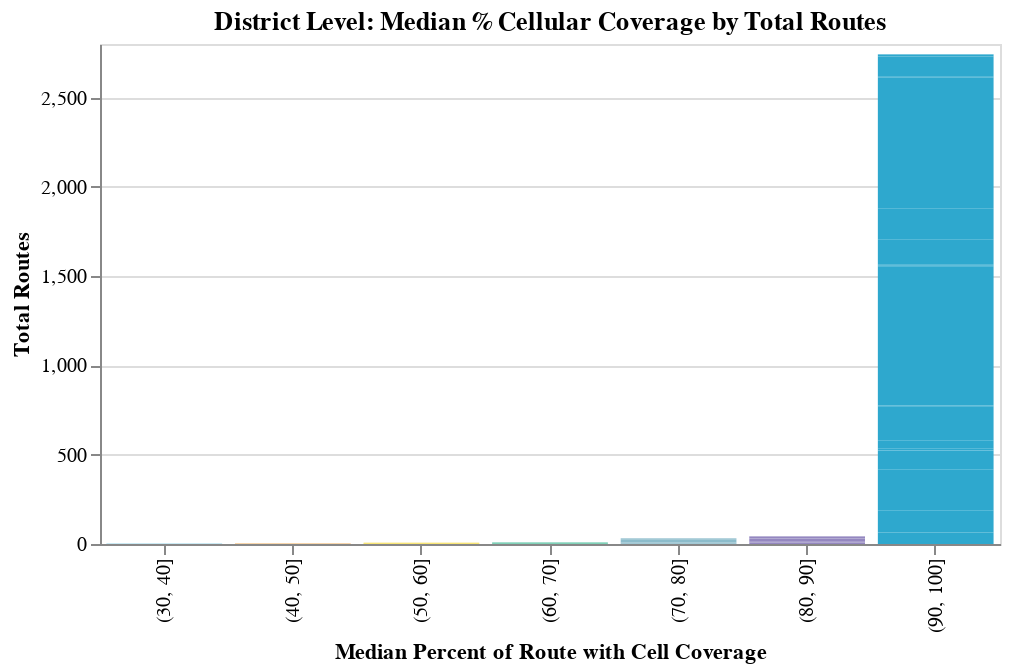

Notebook code for this chart:
### Code cell
A3_analysis.chart_with_dropdown(
    district_summary,
    district_summary.District.sort_values().unique().tolist(),
    "District",
    "Median Percent of Route with Cell Coverage",
    "Total Routes",
    "Median Percent of Route with Cell Coverage",
    ["District", "Median Percent of Route with Cell Coverage", "Total Routes"],
    "District Level: Median % Cellular Coverage by Total Routes",
)

### Figure 1 — Vega-Lite specification as saved in the notebook (floating-point values rounded to 4 significant figures)
{"config": {"view": {"continuousWidth": 400, "continuousHeight": 300}}, "data": {"name": "data-84f3eb73042c3ff006497d56986f09b5"}, "mark": "bar", "encoding": {"color": {"field": "Median Percent of Route with Cell Coverage", "legend": null, "scale": {"range": ["#2EA8CE", "#EB9F3C", "#F4D837", "#51BF9D", "#8CBCCB", "#9487C0"]}, "type": "nominal"}, "tooltip": [{"field": "District", "type": "nominal"}, {"field": "Median Percent of Route with Cell Coverage", "type": "nominal"}, {"field": "Total Routes", "type": "quantitative"}], "x": {"field": "Median Percent of Route with Cell Coverage", "type": "nominal"}, "y": {"field": "Total Routes", "type": "quantitative"}}, "height": 250, "selection": {"selector004": {"type": "single", "fields": ["District"], "bind": {"input": "select", "options": ["D-1", "D-1, D-2", "D-10", "D-11", "D-12", "D-12, D-11", "D-12, D-7", "D-12, D-8", "D-2", "D-3", "D-3, D-10", "D-3, D-2", "D-4", "D-4, D-1", "D-4, D-10", "D-4, D-3", "D-4, D-5", "D-5", "D-5, D-7", "D-6", "D-6, D-10", "D-7", "D-7, D-6", "D-7, D-8", "D-8", "D-9", "D-9, D-10", "D-9, D-6", "D-9, D-7"], "name": "Select "}}}, "title": "District Level: Median % Cellular Coverage by Total Routes", "transform": [{"filter": {"selection": "selector004"}}], "width": 450, "$schema": "https://vega.github.io/schema/vega-lite/v4.17.0.json", "datasets": {"data-84f3eb73042c3ff006497d56986f09b5": [{"District": "D-1", "Median Percent of Route with Cell Coverage": "(40, 50]", "Total Routes": 1, "number_of_District": 1, "District Simplified": "D-1"}, {"District": "D-1", "Median Percent of Route with Cell Coverage": "(50, 60]", "Total Routes": 1, "number_of_District": 1, "District Simplified": "D-1"}, {"District": "D-1", "Median Percent of Route with Cell Coverage": "(60, 70]", "Total Routes": 1, "number_of_District": 1, "District Simplified": "D-1"}, {"District": "D-1", "Median Percent of Route with Cell Coverage": "(70, 80]", "Total Routes": 4, "number_of_District": 1, "District Simplified": "D-1"}, {"District": "D-1", "Median Percent of Route with Cell Coverage": "(80, 90]", "Total Routes": 5, "number_of_District": 1, "District Simplified": "D-1"}, {"District": "D-1", "Median Percent of Route with Cell Coverage": "(90, 100]", "Total Routes": 64, "number_of_District": 1, "District Simplified": "D-1"}, {"District": "D-1, D-2", "Median Percent of Route with Cell Coverage": "(30, 40]", "Total Routes": 1, "number_of_District": 2, "District Simplified": "Various Districts"}, {"District": "D-10", "Median Percent of Route with Cell Coverage": "(50, 60]", "Total Routes": 2, "number_of_District": 1, "District Simplified": "D-10"}, {"District": "D-10", "Median Percent of Route with Cell Coverage": "(80, 90]", "Total Routes": 2, "number_of_District": 1, "District Simplified": "D-10"}, {"District": "D-10", "Median Percent of Route with Cell Coverage": "(90, 100]", "Total Routes": 125, "number_of_District": 1, "District Simplified": "D-10"}, {"District": "D-11", "Median Percent of Route with Cell Coverage": "(70, 80]", "Total Routes": 2, "number_of_District": 1, "District Simplified": "D-11"}, {"District": "D-11", "Median Percent of Route with Cell Coverage": "(90, 100]", "Total Routes": 230, "number_of_District": 1, "District Simplified": "D-11"}, {"District": "D-12", "Median Percent of Route with Cell Coverage": "(90, 100]", "Total Routes": 104, "number_of_District": 1, "District Simplified": "D-12"}, {"District": "D-12, D-11", "Median Percent of Route with Cell Coverage": "(90, 100]", "Total Routes": 2, "number_of_District": 2, "District Simplified": "Various Districts"}, {"District": "D-12, D-7", "Median Percent of Route with Cell Coverage": "(90, 100]", "Total Routes": 11, "number_of_District": 2, "District Simplified": "Various Districts"}, {"District": "D-12, D-8", "Median Percent of Route with Cell Coverage": "(90, 100]", "Total Routes": 1, "number_of_District": 2, "District Simplified": "Various Districts"}, {"District": "D-2", "Median Percent of Route with Cell Coverage": "(30, 40]", "Total Routes": 1, "number_of_District": 1, "District Simplified": "D-2"}, {"District": "D-2", "Median Percent of Route with Cell Coverage": "(40, 50]", "Total Routes": 1, "number_of_District": 1, "District Simplified": "D-2"}, {"District": "D-2", "Median Percent of Route with Cell Coverage": "(60, 70]", "Total Routes": 1, "number_of_District": 1, "District Simplified": "D-2"}, {"District": "D-2", "Median Percent of Route with Cell Coverage": "(70, 80]", "Total Routes": 3, "number_of_District": 1, "District Simplified": "D-2"}, {"District": "D-2", "Median Percent of Route with Cell Coverage": "(80, 90]", "Total Routes": 1, "number_of_District": 1, "District Simplified": "D-2"}, {"District": "D-2", "Median Percent of Route with Cell Coverage": "(90, 100]", "Total Routes": 44, "number_of_District": 1, "District Simplified": "D-2"}, {"District": "D-3", "Median Percent of Route with Cell Coverage": "(60, 70]", "Total Routes": 1, "number_of_District": 1, "District Simplified": "D-3"}, {"District": "D-3", "Median Percent of Route with Cell Coverage": "(70, 80]", "Total Routes": 2, "number_of_District": 1, "District Simplified": "D-3"}, {"District": "D-3", "Median Percent of Route with Cell Coverage": "(80, 90]", "Total Routes": 5, "number_of_District": 1, "District Simplified": "D-3"}, {"District": "D-3", "Median Percent of Route with Cell Coverage": "(90, 100]", "Total Routes": 190, "number_of_District": 1, "District Simplified": "D-3"}, {"District": "D-3, D-10", "Median Percent of Route with Cell Coverage": "(90, 100]", "Total Routes": 3, "number_of_District": 2, "District Simplified": "Various Districts"}, {"District": "D-3, D-2", "Median Percent of Route with Cell Coverage": "(90, 100]", "Total Routes": 2, "number_of_District": 2, "District Simplified": "Various Districts"}, {"District": "D-4", "Median Percent of Route with Cell Coverage": "(50, 60]", "Total Routes": 1, "number_of_District": 1, "District Simplified": "D-4"}, {"District": "D-4", "Median Percent of Route with Cell Coverage": "(60, 70]", "Total Routes": 3, "number_of_District": 1, "District Simplified": "D-4"}, {"District": "D-4", "Median Percent of Route with Cell Coverage": "(70, 80]", "Total Routes": 16, "number_of_District": 1, "District Simplified": "D-4"}, {"District": "D-4", "Median Percent of Route with Cell Coverage": "(80, 90]", "Total Routes": 15, "number_of_District": 1, "District Simplified": "D-4"}, {"District": "D-4", "Median Percent of Route with Cell Coverage": "(90, 100]", "Total Routes": 775, "number_of_District": 1, "District Simplified": "D-4"}, {"District": "D-4, D-1", "Median Percent of Route with Cell Coverage": "(70, 80]", "Total Routes": 1, "number_of_District": 2, "District Simplified": "Various Districts"}, {"District": "D-4, D-1", "Median Percent of Route with Cell Coverage": "(80, 90]", "Total Routes": 2, "number_of_District": 2, "District Simplified": "Various Districts"}, {"District": "D-4, D-1", "Median Percent of Route with Cell Coverage": "(90, 100]", "Total Routes": 5, "number_of_District": 2, "District Simplified": "Various Districts"}, {"District": "D-4, D-10", "Median Percent of Route with Cell Coverage": "(90, 100]", "Total Routes": 3, "number_of_District": 2, "District Simplified": "Various Districts"}, {"District": "D-4, D-3", "Median Percent of Route with Cell Coverage": "(90, 100]", "Total Routes": 3, "number_of_District": 2, "District Simplified": "Various Districts"}, {"District": "D-4, D-5", "Median Percent of Route with Cell Coverage": "(90, 100]", "Total Routes": 2, "number_of_District": 2, "District Simplified": "Various Districts"}, {"District": "D-5", "Median Percent of Route with Cell Coverage": "(60, 70]", "Total Routes": 2, "number_of_District": 1, "District Simplified": "D-5"}, {"District": "D-5", "Median Percent of Route with Cell Coverage": "(80, 90]", "Total Routes": 1, "number_of_District": 1, "District Simplified": "D-5"}, {"District": "D-5", "Median Percent of Route with Cell Coverage": "(90, 100]", "Total Routes": 140, "number_of_District": 1, "District Simplified": "D-5"}, {"District": "D-5, D-7", "Median Percent of Route with Cell Coverage": "(90, 100]", "Total Routes": 32, "number_of_District": 2, "District Simplified": "Various Districts"}, {"District": "D-6", "Median Percent of Route with Cell Coverage": "(50, 60]", "Total Routes": 3, "number_of_District": 1, "District Simplified": "D-6"}, {"District": "D-6", "Median Percent of Route with Cell Coverage": "(70, 80]", "Total Routes": 1, "number_of_District": 1, "District Simplified": "D-6"}, {"District": "D-6", "Median Percent of Route with Cell Coverage": "(90, 100]", "Total Routes": 141, "number_of_District": 1, "District Simplified": "D-6"}, {"District": "D-6, D-10", "Median Percent of Route with Cell Coverage": "(90, 100]", "Total Routes": 1, "number_of_District": 2, "District Simplified": "Various Districts"}, {"District": "D-7", "Median Percent of Route with Cell Coverage": "(60, 70]", "Total Routes": 1, "number_of_District": 1, "District Simplified": "D-7"}, {"District": "D-7", "Median Percent of Route with Cell Coverage": "(80, 90]", "Total Routes": 10, "number_of_District": 1, "District Simplified": "D-7"}, {"District": "D-7", "Median Percent of Route with Cell Coverage": "(90, 100]", "Total Routes": 734, "number_of_District": 1, "District Simplified": "D-7"}, {"District": "D-7, D-6", "Median Percent of Route with Cell Coverage": "(90, 100]", "Total Routes": 1, "number_of_District": 2, "District Simplified": "Various Districts"}, {"District": "D-7, D-8", "Median Percent of Route with Cell Coverage": "(90, 100]", "Total Routes": 4, "number_of_District": 2, "District Simplified": "Various Districts"}, {"District": "D-8", "Median Percent of Route with Cell Coverage": "(90, 100]", "Total Routes": 113, "number_of_District": 1, "District Simplified": "D-8"}, {"District": "D-9", "Median Percent of Route with Cell Coverage": "(70, 80]", "Total Routes": 3, "number_of_District": 1, "District Simplified": "D-9"}, {"District": "D-9", "Median Percent of Route with Cell Coverage": "(80, 90]", "Total Routes": 2, "number_of_District": 1, "District Simplified": "D-9"}, {"District": "D-9", "Median Percent of Route with Cell Coverage": "(90, 100]", "Total Routes": 8, "number_of_District": 1, "District Simplified": "D-9"}, {"District": "D-9, D-10", "Median Percent of Route with Cell Coverage": "(40, 50]", "Total Routes": 1, "number_of_District": 2, "District Simplified": "Various Districts"}, {"District": "D-9, D-10", "Median Percent of Route with Cell Coverage": "(90, 100]", "Total Routes": 1, "number_of_District": 2, "District Simplified": "Various Districts"}, {"District": "D-9, D-6", "Median Percent of Route with Cell Coverage": "(90, 100]", "Total Routes": 1, "number_of_District": 2, "District Simplified": "Various Districts"}, {"District": "D-9, D-7", "Median Percent of Route with Cell Coverage": "(90, 100]", "Total Routes": 2, "number_of_District": 2, "District Simplified": "Various Districts"}]}}
